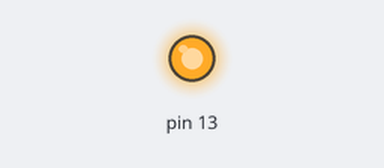
Recording of a sketch running on a simulated Arduino Uno, built with avr-gcc and run on an emulated ATmega328P. Parts: output pins drawn as LEDs (lit = HIGH).

Above: at 0.2 s.
At 2.3 s:
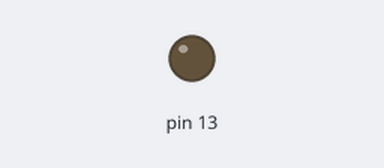
Timing chart, 0 to 3.5 s (numbered marks = the images above):
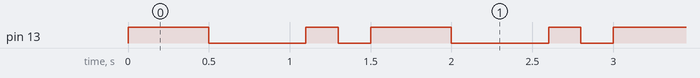

Measured:
- by itself, pin 13: repeats every 1.5 s: LOW 0.60 s, HIGH 0.20 s, LOW 0.20 s, HIGH 0.50 s
- by itself, everything shown: repeats every 1.5 s, in 4 steps

The sketch:

Sketch_1.ino
```cpp
// Created by: Eric Nunez and Osiel Torres
// Date 1/15/2013
// Sketch: Sketch 1

void setup() {      // setup routine is run ONCE at the begining
  pinMode(13, OUTPUT);
}

void loop() {       // loop routine repeats forever
  digitalWrite(13, HIGH); //High = on
  delay(500);                //Pauses the Arduino
  digitalWrite(13, LOW); //Low = off
  delay(600);
  digitalWrite(13, HIGH);
  delay(200);
  digitalWrite(13, LOW);
  delay(200);
}
```
